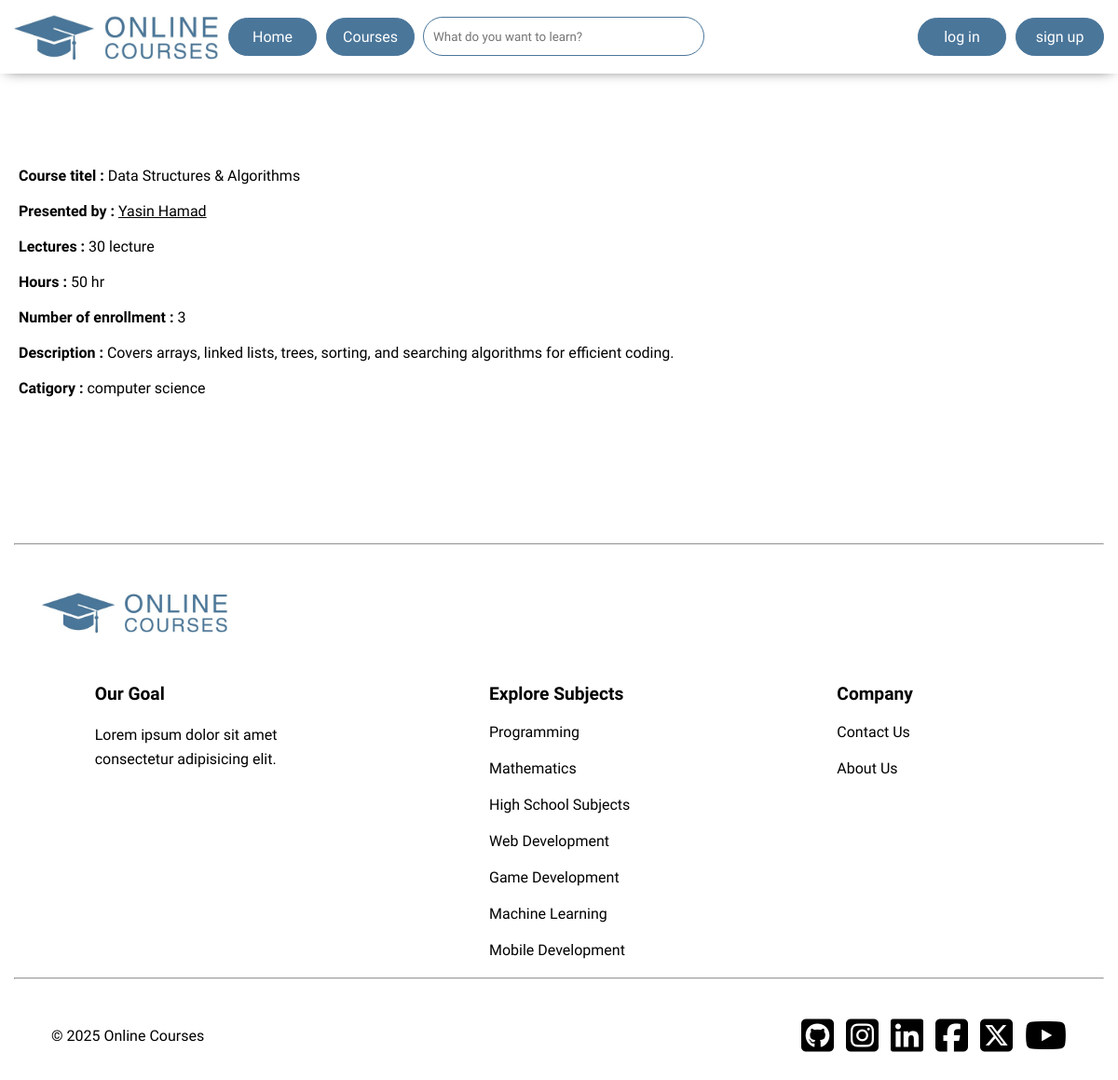
The app's page /course_view.php?course_id=32 with its own data.
### tables this page shows
CREATE TABLE `courses` (
  `course_id` int(11) NOT NULL,
  `course_title` varchar(50) NOT NULL,
  `number_of_lectures` int(11) DEFAULT NULL,
  `number_of_hours` int(11) DEFAULT NULL,
  `cover_picture_name` varchar(50) DEFAULT NULL,
  `category` varchar(50) NOT NULL,
  `number_of_enrollment` int(11) DEFAULT 0,
  `description` varchar(255) NOT NULL
);

CREATE TABLE `course_teachers` (
  `teacher_id` int(11) NOT NULL,
  `course_id` int(11) NOT NULL
);

CREATE TABLE `teachers` (
  `teacher_id` int(11) NOT NULL,
  `name` varchar(50) NOT NULL,
  `email` varchar(50) NOT NULL,
  `user_name` varchar(50) NOT NULL,
  `password` varchar(50) NOT NULL
);

### functions.php (called while the page is built, shortened)
<?php
function get_all_info_about_these_courses($courses_ids_array){
  $server = "localhost";
  $userName = "root";
  $password = "";
  $databaseName = "online_courses";
  $db = new mysqli($server, $userName, $password, $databaseName);
  $query = "SELECT * from courses where courses.course_id = ?";
  foreach($courses_ids_array as $id){
    $stat = $db->prepare($query);
    $stat->bind_param('i', $id);
    $stat->execute();
    $results = $stat->get_result()->fetch_all(MYSQLI_ASSOC);
    $all_info[] = $results[0];
  }
  return $all_info;
}
function get_teacher_id_from_database($course_id){
  $server = "localhost";
  $userName = "root";
  $password = "";
  $databaseName = "online_courses";
  $db = new mysqli($server, $userName, $password, $databaseName);
  $query = "SELECT course_teachers.teacher_id from course_teachers where course_teachers.course_id = ?";
  $stat = $db->prepare($query);
  $stat->bind_param('i', $course_id);
  $stat->execute();
  $results = $stat->get_result()->fetch_all(MYSQLI_ASSOC);
  return trim($results[0]['teacher_id']);
}
function get_teacher_name_from_database($teacher_id){
  $server = "localhost";
  $userName = "root";
  $password = "";
  $databaseName = "online_courses";
  $db = new mysqli($server, $userName, $password, $databaseName);
  $query = "SELECT teachers.name from teachers where teachers.teacher_id = ?";
  $stat = $db->prepare($query);
  $stat->bind_param('i', $teacher_id);
  $stat->execute();
  $results = $stat->get_result()->fetch_all(MYSQLI_ASSOC);
  return trim($results[0]['name']);
}
function get_teacher_email_from_database($teacher_id){
  $server = "localhost";
  $userName = "root";
  $password = "";
  $databaseName = "online_courses";
  $db = new mysqli($server, $userName, $password, $databaseName);
  $query = "SELECT teachers.email from teachers WHERE teachers.teacher_id = ?";
  $stat = $db->prepare($query);
  $stat->bind_param('i', $teacher_id);
  $stat->execute();
  $results = $stat->get_result()->fetch_all(MYSQLI_ASSOC);
  return trim($results[0]['email']);
}
?>

### course_view.php (the view, shortened to what this page needs)
<?php
  require("functions.php");
?>
<?php
    $teacher_id = get_teacher_id_from_database($_GET['course_id']);
    $teacher_name = get_teacher_name_from_database($teacher_id);
    $teacher_email = get_teacher_email_from_database($teacher_id);
    $course_id[] = $_GET['course_id'];
    $course_info = get_all_info_about_these_courses($course_id);
?>
<!DOCTYPE html>
<html lang="en">
<head>
  <link rel="stylesheet" href="css/master.css?v=<?php echo time(); ?>">
  <link rel="stylesheet" href="css/all.css">
</head>
<body>
<header>
  <div class="container">
    <img src="imgs/logo.jpeg" alt="logo">
    <div class="main-buttons">
      <a href="index.php">Home</a>
      <a href="related_pages/courses.php">Courses</a>
    </div>
    <form action="related_pages/courses.php" method="post">
        <input type="search" placeholder="What do you want to learn?" name="search">
    </form>
    <div class="secondary-buttons" <?php if(isset($_SESSION['user_name'])){ echo "style='display: none;'"; } ?>>
      <a href="related_pages/login.php">log in</a>
      <a href="related_pages/signup.php">sign up</a>
    </div>
  </div>
</header>
  <div class="course_info" style="margin: 100px 0;padding: 0 20px;">
    <div class="container">
      <div class="course-title"><b>Course titel : </b><?php echo $course_info[0]['course_title'] ;?></div><br>
      <div class="course-presenter"><b>Presented by : </b><a href="teacher_view.php?teacher_id=<?php echo $teacher_id; ?>&teacher_name=<?php echo $teacher_name; ?>&teacher_email=<?php echo $teacher_email; ?>"><?php echo $teacher_name; ?></a></div><br>
      <div class="number-of-lectures"><b>Lectures : </b><?php echo $course_info[0]['number_of_lectures'] ;?> lecture</div><br>
      <div class="number-of-hours"><b>Hours : </b><?php echo $course_info[0]['number_of_hours'] ;?> hr</div><br>
      <div class="number-of-enrollment"><b>Number of enrollment : </b><?php echo $course_info[0]['number_of_enrollment'] ;?></div><br>
      <div class="course-description"><b>Description : </b><?php echo $course_info[0]['description'] ;?></div><br>
      <div class="course-catigory"><b>Catigory : </b><?php echo $course_info[0]['category'] ;?></div><br>
      <br><br>
    </div>
  </div>
  <footer>
    <div class="container">
      <hr>
      <div class="logo"><img src="imgs/logo.jpeg" alt="logo"></div>
      <div class="links-container">
        <div class="our-goal">
          <h3>Our Goal</h3>
          <p>Lorem ipsum dolor sit amet consectetur adipisicing elit.</p>
        </div>
        <div class="explore-subjects">
          <h3>Explore Subjects</h3>
          <ul>
            <li><a href="#">Programming</a></li>
            <li><a href="#">Mathematics</a></li>
            <li><a href="#">High School Subjects</a></li>
            <li><a href="#">Web Development</a></li>
            <li><a href="#">Game Development</a></li>
            <li><a href="#">Machine Learning</a></li>
            <li><a href="#">Mobile Development</a></li>
          </ul>
        </div>
        <div class="company">
          <h3>Company</h3>
          <ul>
            <li><a href="#">Contact Us</a></li>
            <li><a href="#">About Us</a></li>
          </ul>
        </div>
      </div>
      <hr>
      <div class="copy-right-and-socail-media">
        <div class="copy-right">&copy; 2025 Online Courses</div>
        <ul>
          <li><a href="#"><i class="fa-brands fa-square-github"></i></a></li>
          <li><a href="#"><i class="fa-brands fa-square-instagram"></i></a></li>
          <li><a href="#"><i class="fa-brands fa-linkedin"></i></a></li>
          <li><a href="#"><i class="fa-brands fa-square-facebook"></i></a></li>
          <li><a href="#"><i class="fa-brands fa-square-x-twitter"></i></a></li>
          <li><a href="#"><i class="fa-brands fa-youtube"></i></a></li>
        </ul>
      </div>
    </div>
  </footer>
</body>
</html>

### css/master.css (style rules this page uses)
:root { --main-color: #4a769a; --secondary-color: #f7f9fa; --main-transition: .2s; --main-section-margin-top: 100px; }
* { margin: 0; padding: 0; box-sizing: border-box; font-family: 'Comfortaa', sans-serif; }
.container { width: 100%; margin: auto; }
ul { list-style: none; }
@media only screen and (min-width: 768px) { .container { width: 750px; } }
@media only screen and (min-width: 992px) { .container { width: 970px; } }
@media only screen and (min-width: 1200px) { .container { width: 1170px; } }
header { padding: 15px 10px; box-shadow: 0 1px 15px -7px; position: sticky; top: 0; z-index: 100; background-color: white; }
header .container { display: grid; align-items: center; grid-template-columns: auto auto 1fr auto; grid-template-rows: auto; }
header .container > img { width: 220px; }
header .main-buttons { display: flex; margin: 0 10px; }
header .main-buttons a:first-child, header .secondary-buttons a:first-child { margin-right: 10px; }
header input { height: 40px; border-radius: 25px; padding: 10px; outline: 1px solid var(--main-color); border: none; width: 300px; }
header .secondary-buttons { display: flex; }
header a { background-color: var(--main-color); color: white; text-decoration: none; padding: 10px; font-size: 16px; min-width: 95px; display: block; text-align: center; border-radius: 25px; transition: var(--main-transition); border: 1px solid var(--main-color); }
footer .container { margin-top: var(--main-section-margin-top); }
footer .container a { color: black; text-decoration: none; }
footer .container .logo img { width: 200px; margin: 50px 30px; }
footer .container .links-container { display: grid; grid-template-columns: auto auto auto; justify-content: space-around; }
footer .container .links-container > div { max-width: 250px; min-width: 200px; }
footer .container .links-container > div > h3 { font-size: larger; margin-bottom: 20px; }
footer .container .links-container > div > ul > li { margin: 20px 0; }
footer .container .links-container .our-goal p { line-height: 1.6; }
footer .container .copy-right-and-socail-media { display: flex; justify-content: space-between; padding: 40px; align-items: center; }
footer .container .copy-right-and-socail-media ul { display: flex; }
footer .container .copy-right-and-socail-media ul li:first-child i { margin-left: 0; }
footer .container .copy-right-and-socail-media ul li a { cursor: pointer; }
footer .container .copy-right-and-socail-media ul li a i { font-size: 40px; margin-left: 13px; }

### course_view.php (style rules this page uses)
.course-presenter a { color: black; }

### records on screen
courses: course_title "Data Structures & Algorithms", number_of_lectures "30", number_of_hours "50", number_of_enrollment "3", description "Covers arrays, linked lists, trees, sorting, and searching algorithms for efficient coding.", category "computer science"
course_teachers: teacher.name "Yasin Hamad"
